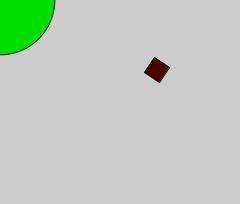
Frame 1 (no input)
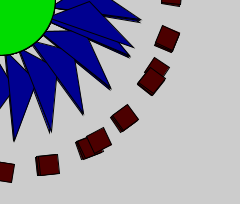
Frame 60 (the mouse pressed at the canvas centre just before this capture)
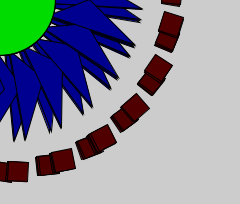
Frame 120 (the mouse held since frame 60 and released just before this capture)

The Processing sketch that drew these frames (run headless with seeded random() and noise(); from frame 60 on, the mouse is pressed at the canvas centre):

// Processing sketch: intrecate_clock
// ── intrecate_clock.pde
void setup() {
  size(240,204);
}
void draw() {
  //background(150);
  rotate(millis());
  
  fill(second()*4, 0, 0);
  rect(20,160,second(), second());
  
  fill(0,0,minute()*4);
  triangle(100,100,80,40,minute(), minute());
  
  fill(0, hour()*10, 0);
  ellipse(0,0,hour()*5, hour()*5);
  
  if(second() >= 59) {
    background(150);
  }
}
